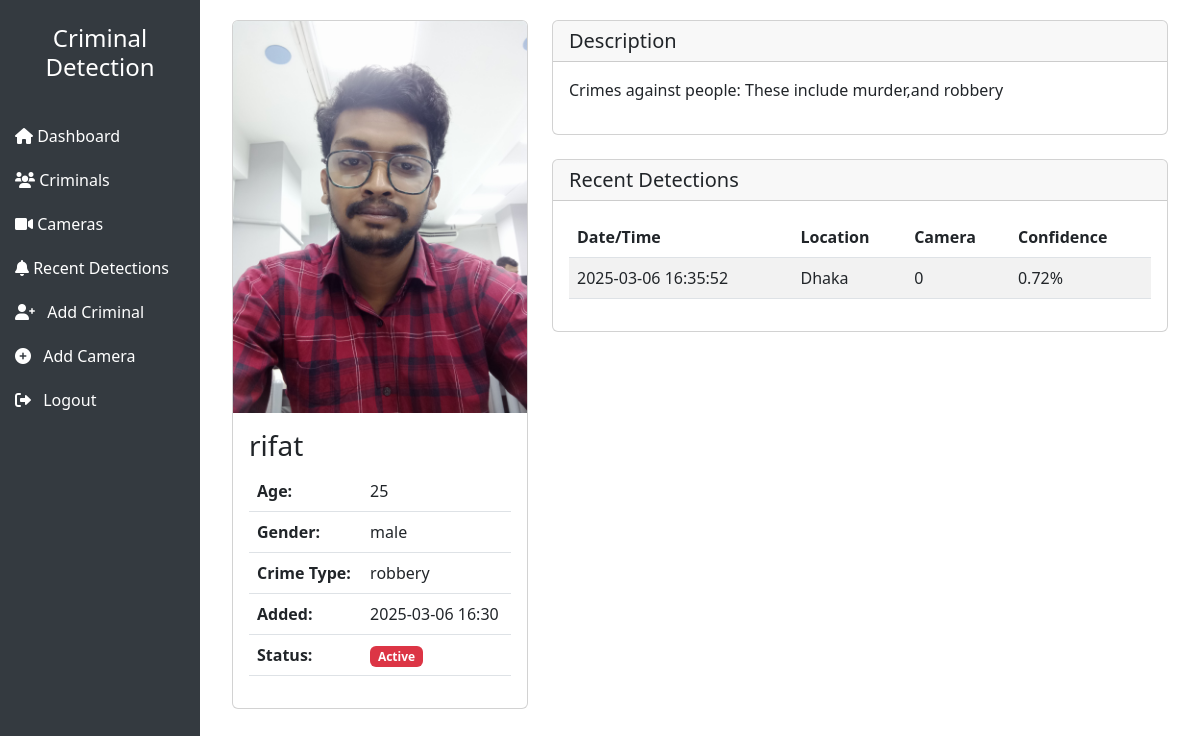
/criminals/4/ (signed in), run on the app's committed database.
### face_recognition_app/models.py (models this page shows, shortened)
class Criminal(models.Model):
    name = models.CharField(max_length=100)
    age = models.IntegerField()
    gender = models.CharField(max_length=10)
    crime_type = models.CharField(max_length=100)
    description = models.TextField()
    photo = models.ImageField(upload_to='criminal_photos/')
    date_added = models.DateTimeField(default=timezone.now)
    is_active = models.BooleanField(default=True)

class Detection(models.Model):
    criminal = models.ForeignKey(Criminal, on_delete=models.CASCADE)
    timestamp = models.DateTimeField(auto_now_add=True)
    location = models.CharField(max_length=200)
    confidence_score = models.FloatField()
    camera_id = models.CharField(max_length=100)
    image_captured = models.ImageField(upload_to='detections/', null=True, blank=True)
    video_clip = models.FileField(upload_to='detection_videos/', null=True, blank=True)
    video_start_time = models.DateTimeField(null=True, blank=True)
    video_end_time = models.DateTimeField(null=True, blank=True)
    class Meta:
        ordering = ['-timestamp']  # Show newest detections first

### face_recognition_app/views.py (the view)
# urls.py: path('criminals/<int:pk>/', views.CriminalDetailView.as_view(), name='criminal-detail'),
class CriminalDetailView(LoginRequiredMixin, DetailView):
    model = Criminal
    template_name = 'face_recognition_app/criminal_detail.html'

### face_recognition_app/templates/face_recognition_app/criminal_detail.html (shortened to what this page needs)
{% extends 'face_recognition_app/base.html' %}
{% block content %}
<div class="container-fluid">
    <div class="row">
        <div class="col-md-4">
            <div class="card">
                <img src="{{ criminal.photo.url }}" class="card-img-top" alt="{{ criminal.name }}">
                <div class="card-body">
                    <h3 class="card-title">{{ criminal.name }}</h3>
                    <table class="table">
                        <tr>
                            <th>Age:</th>
                            <td>{{ criminal.age }}</td>
                        </tr>
                        <tr>
                            <th>Gender:</th>
                            <td>{{ criminal.gender }}</td>
                        </tr>
                        <tr>
                            <th>Crime Type:</th>
                            <td>{{ criminal.crime_type }}</td>
                        </tr>
                        <tr>
                            <th>Added:</th>
                            <td>{{ criminal.date_added|date:"Y-m-d H:i" }}</td>
                        </tr>
                        <tr>
                            <th>Status:</th>
                            <td>
                                {% if criminal.is_active %}
                                <span class="badge bg-danger">Active</span>
                                {% else %}
                                <span class="badge bg-secondary">Inactive</span>
                                {% endif %}
                            </td>
                        </tr>
                    </table>
                </div>
            </div>
        </div>
        <div class="col-md-8">
            <div class="card mb-4">
                <div class="card-header">
                    <h5 class="card-title mb-0">Description</h5>
                </div>
                <div class="card-body">
                    {{ criminal.description|linebreaks }}
                </div>
            </div>
            <div class="card">
                <div class="card-header">
                    <h5 class="card-title mb-0">Recent Detections</h5>
                </div>
                <div class="card-body">
                    <div class="table-responsive">
                        <table class="table table-striped">
                            <thead>
                                <tr>
                                    <th>Date/Time</th>
                                    <th>Location</th>
                                    <th>Camera</th>
                                    <th>Confidence</th>
                                </tr>
                            </thead>
                            <tbody>
                                {% for detection in criminal.detection_set.all|dictsortreversed:"timestamp"|slice:":10" %}
                                <tr>
                                    <td>{{ detection.timestamp|date:"Y-m-d H:i:s" }}</td>
                                    <td>{{ detection.location }}</td>
                                    <td>{{ detection.camera_id }}</td>
                                    <td>{{ detection.confidence_score|floatformat:2 }}%</td>
                                </tr>
                                {% empty %}
                                <tr>
                                    <td colspan="4" class="text-center">No detections recorded yet.</td>
                                </tr>
                                {% endfor %}
                            </tbody>
                        </table>
                    </div>
                </div>
            </div>
        </div>
    </div>
</div>
{% endblock %}

### data on the page
Criminal: photo (picture), name "rifat", age "25", gender "male", crime_type "robbery", date_added "2025-03-06 16:30", description "Crimes against people: These include murder,and robbery"
Detection: timestamp "2025-03-06 16:35:52", location "Dhaka", camera_id "0", confidence_score "0.72"
